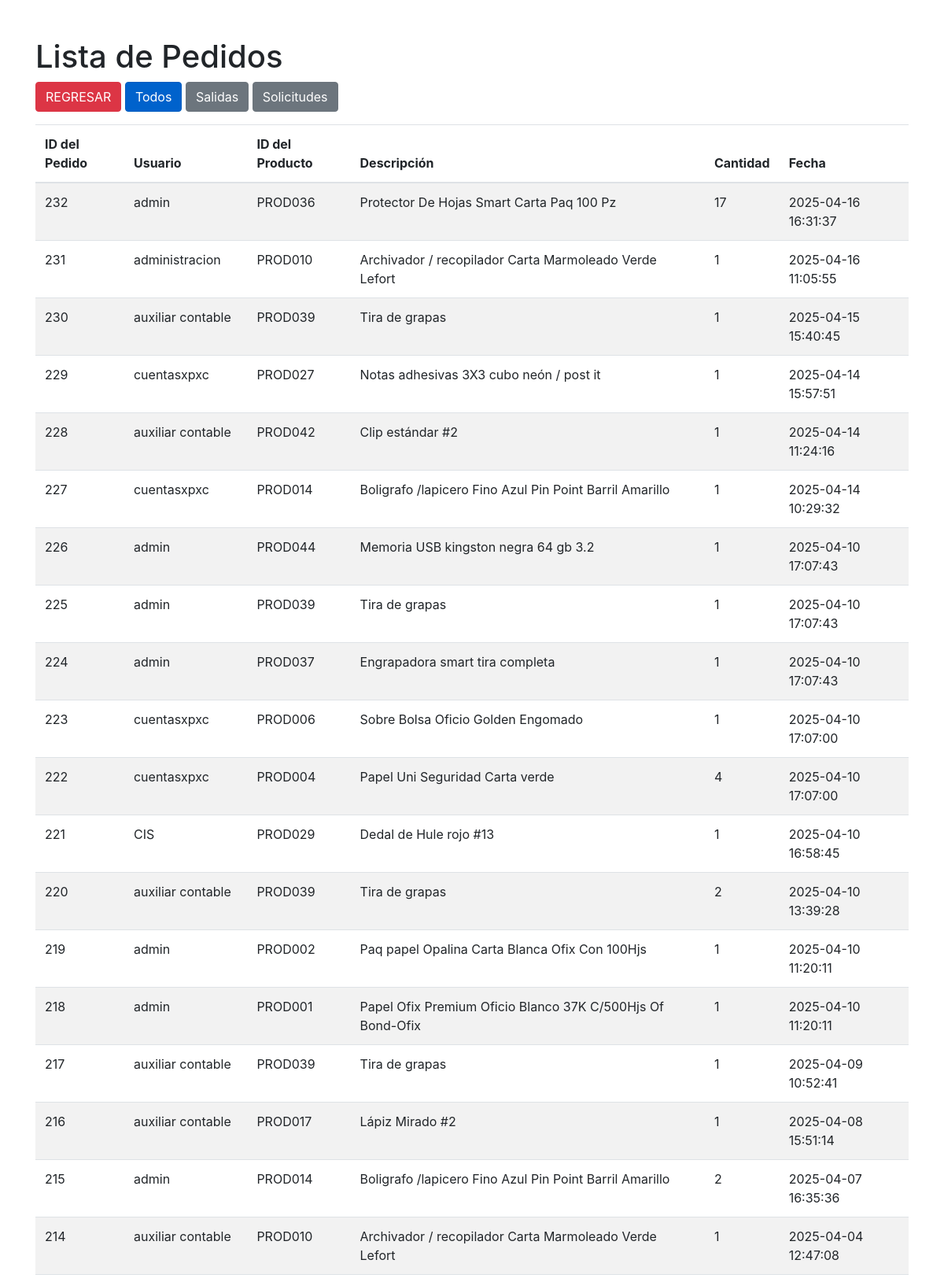
Page /PAPELERIA/pedidos.php (signed in, upper part) on the committed database.
### tables this page shows
CREATE TABLE `pedidos` (
  `id` int(11) NOT NULL,
  `usuario_id` int(11) DEFAULT NULL,
  `producto_id` varchar(10) DEFAULT NULL,
  `cantidad` int(11) DEFAULT NULL,
  `fecha` datetime DEFAULT current_timestamp(),
  `tipo` varchar(20) NOT NULL,
  `justificacion` text DEFAULT NULL
);

CREATE TABLE `users` (
  `id` int(11) NOT NULL,
  `username` varchar(50) NOT NULL,
  `password` varchar(90) NOT NULL,
  `role` varchar(50) DEFAULT NULL,
  `nombre` varchar(50) NOT NULL,
  `apellido` varchar(80) NOT NULL
);

CREATE TABLE `productos` (
  `id` varchar(10) NOT NULL,
  `imagen` varchar(255) NOT NULL,
  `descripcion` text NOT NULL,
  `activo` tinyint(1) NOT NULL DEFAULT 1,
  `stock` int(11) NOT NULL DEFAULT 10,
  `presentacion` varchar(80) DEFAULT NULL,
  `created_at` timestamp NOT NULL DEFAULT current_timestamp()
);

### role.php (called while the page is built, shortened)
<?php
if (isset($_SESSION['username'])) {
    $username = $_SESSION['username'];
    $query = $conn->prepare("SELECT role, nombre, apellido FROM users WHERE username = ?");
    $query->bind_param("s", $username);
    $query->execute();
    $result = $query->get_result();
    $user = $result->fetch_assoc();
    if ($user) {
        $role = $user['role'];
    } else {
        echo "Usuario no encontrado.";
    }
} else {
    echo "No has iniciado sesión.";
}
?>

### PAPELERIA/pedidos.php (the view, shortened to what this page needs)
<?php
require 'C:\xampp\htdocs\db_connect.php';
require 'C:\xampp\htdocs\role.php';
$filtro_tipo = isset($_GET['tipo']) ? $_GET['tipo'] : 'todos';
$query = "SELECT
            p.id AS pedido_id,
            u.username,
            pr.id AS producto_id,
            pr.descripcion,
            p.cantidad,
            p.fecha
          FROM pedidos p
          JOIN users u ON p.usuario_id = u.id
          JOIN productos pr ON p.producto_id = pr.id";
$query .= " ORDER BY p.fecha DESC";
$result = $conn->query($query);
?>
<!DOCTYPE html>
<html lang="es">
<head>
    <link href="https://stackpath.bootstrapcdn.com/bootstrap/4.5.2/css/bootstrap.min.css" rel="stylesheet">
</head>
<body>
    <?php if ($role === 'admin'): ?>
    <div class="container mt-5">
        <h1>Lista de Pedidos</h1>
        <div class="mb-3">
            <a href="papeleria.php" class="btn btn-danger" id="">REGRESAR</a>
            <a href="?tipo=todos" class="btn btn-primary <?php echo $filtro_tipo === 'todos' ? 'active' : ''; ?>">Todos</a>
            <a href="?tipo=salidas" class="btn btn-secondary <?php echo $filtro_tipo === 'salidas' ? 'active' : ''; ?>">Salidas</a>
            <a href="?tipo=solicitudes" class="btn btn-secondary <?php echo $filtro_tipo === 'solicitudes' ? 'active' : ''; ?>">Solicitudes</a>
        </div>
        <?php if ($result->num_rows > 0): ?>
            <table class="table table-striped">
                <thead>
                    <tr>
                        <th>ID del Pedido</th>
                        <th>Usuario</th>
                        <th>ID del Producto</th>
                        <th>Descripción</th>
                        <th>Cantidad</th>
                        <th>Fecha</th>
                    </tr>
                </thead>
                <tbody>
                    <?php while ($row = $result->fetch_assoc()): ?>
                        <tr>
                            <td><?php echo htmlspecialchars($row['pedido_id']); ?></td>
                            <td><?php echo htmlspecialchars($row['username']); ?></td>
                            <td><?php echo htmlspecialchars($row['producto_id']); ?></td>
                            <td><?php echo htmlspecialchars($row['descripcion']); ?></td>
                            <td><?php echo htmlspecialchars($row['cantidad']); ?></td>
                            <td><?php echo htmlspecialchars($row['fecha']); ?></td>
                        </tr>
                    <?php endwhile; ?>
                </tbody>
            </table>
        <?php else: ?>
            <div class="alert alert-warning" role="alert">
                No hay pedidos registrados.
            </div>
        <?php endif; ?>
    </div>
    <?php
    else:
        echo "NO TIENE PERMISOS PARA VER ESTA PÁGINA";
        echo '<br><a href= papeleria.php>regresar</a>';
    endif;
    ?>
</body>
</html>

### rows in the picture
pedidos: id "232", usuario.username "admin", producto "PROD036", producto.descripcion "Protector De Hojas Smart Carta Paq 100 Pz", cantidad "17", fecha "2025-04-16 16:31:37"
pedidos: id "231", usuario.username "administracion", producto "PROD010", producto.descripcion "Archivador / recopilador Carta Marmoleado Verde Lefort", cantidad "1", fecha "2025-04-16 11:05:55"
pedidos: id "230", usuario.username "auxiliar contable", producto "PROD039", producto.descripcion "Tira de grapas", cantidad "1", fecha "2025-04-15 15:40:45"
pedidos: id "229", usuario.username "cuentasxpxc", producto "PROD027", producto.descripcion "Notas adhesivas 3X3 cubo neón / post it", cantidad "1", fecha "2025-04-14 15:57:51"
pedidos: id "228", usuario.username "auxiliar contable", producto "PROD042", producto.descripcion "Clip estándar #2", cantidad "1", fecha "2025-04-14 11:24:16"
pedidos: id "227", usuario.username "cuentasxpxc", producto "PROD014", producto.descripcion "Boligrafo /lapicero Fino Azul Pin Point Barril Amarillo", cantidad "1", fecha "2025-04-14 10:29:32"
pedidos: id "226", usuario.username "admin", producto "PROD044", producto.descripcion "Memoria USB kingston negra 64 gb 3.2", cantidad "1", fecha "2025-04-10 17:07:43"
pedidos: id "225", usuario.username "admin", producto "PROD039", producto.descripcion "Tira de grapas", cantidad "1", fecha "2025-04-10 17:07:43"
pedidos: id "224", usuario.username "admin", producto "PROD037", producto.descripcion "Engrapadora smart tira completa", cantidad "1", fecha "2025-04-10 17:07:43"
pedidos: id "223", usuario.username "cuentasxpxc", producto "PROD006", producto.descripcion "Sobre Bolsa Oficio Golden Engomado", cantidad "1", fecha "2025-04-10 17:07:00"
pedidos: id "222", usuario.username "cuentasxpxc", producto "PROD004", producto.descripcion "Papel Uni Seguridad Carta verde", cantidad "4", fecha "2025-04-10 17:07:00"
pedidos: id "221", usuario.username "CIS", producto "PROD029", producto.descripcion "Dedal de Hule rojo #13", cantidad "1", fecha "2025-04-10 16:58:45"
pedidos: id "220", usuario.username "auxiliar contable", producto "PROD039", producto.descripcion "Tira de grapas", cantidad "2", fecha "2025-04-10 13:39:28"
pedidos: id "219", usuario.username "admin", producto "PROD002", producto.descripcion "Paq papel Opalina Carta Blanca Ofix Con 100Hjs", cantidad "1", fecha "2025-04-10 11:20:11"
pedidos: id "218", usuario.username "admin", producto "PROD001", producto.descripcion "Papel Ofix Premium Oficio Blanco 37K C/500Hjs Of Bond-Ofix", cantidad "1", fecha "2025-04-10 11:20:11"
pedidos: id "217", usuario.username "auxiliar contable", producto "PROD039", producto.descripcion "Tira de grapas", cantidad "1", fecha "2025-04-09 10:52:41"
pedidos: id "216", usuario.username "auxiliar contable", producto "PROD017", producto.descripcion "Lápiz Mirado #2", cantidad "1", fecha "2025-04-08 15:51:14"
pedidos: id "215", usuario.username "admin", producto "PROD014", producto.descripcion "Boligrafo /lapicero Fino Azul Pin Point Barril Amarillo", cantidad "2", fecha "2025-04-07 16:35:36"
pedidos: id "214", usuario.username "auxiliar contable", producto "PROD010", producto.descripcion "Archivador / recopilador Carta Marmoleado Verde Lefort", cantidad "1", fecha "2025-04-04 12:47:08"
